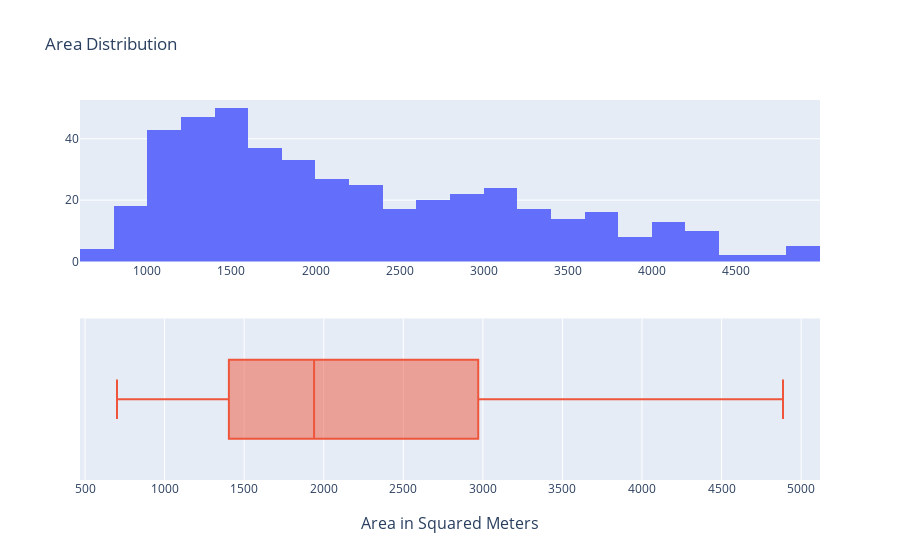

This figure's notebook cell:
### Code cell
fig = make_subplots(
    rows=2, cols=1,
    #shared_xaxes=True
    x_title='Area in Squared Meters',
)

fig.add_trace(
    go.Histogram(x=data.area),
    row=1, col=1,
)

fig.add_trace(
    go.Box(x=data.area, name=""),
    row=2, col=1,
)

fig.update_layout(
    title_text="Area Distribution",
    showlegend=False
)

fig.show()

### Figure 1 — Plotly figure (JSON) as saved in the notebook; plotly's stock layout.template omitted (floating-point values rounded to 4 significant figures; data arrays with more than 128 entries replaced by an {"elided": "..."} marker saying what was removed)
{"data": [{"type": "histogram", "x": {"elided": "454 int values"}, "xaxis": "x", "yaxis": "y"}, {"name": "", "type": "box", "x": {"elided": "454 int values"}, "xaxis": "x2", "yaxis": "y2"}], "layout": {"annotations": [{"font": {"size": 16}, "showarrow": false, "text": "Area in Squared Meters", "x": 0.5, "xanchor": "center", "xref": "paper", "y": 0, "yanchor": "top", "yref": "paper", "yshift": -30}], "showlegend": false, "title": {"text": "Area Distribution"}, "xaxis": {"anchor": "y", "domain": [0, 1]}, "xaxis2": {"anchor": "y2", "domain": [0, 1]}, "yaxis": {"anchor": "x", "domain": [0.575, 1]}, "yaxis2": {"anchor": "x2", "domain": [0, 0.425]}}}
